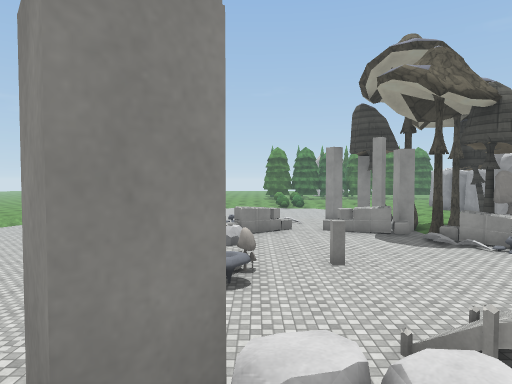
[1] (above)

24 first-person views from a walk through a Unity game level. The camera is 1.5 m above the floor, tilts 2° down and sees 75° across. Doors are open. The floor is counted in squares, 2 m on a side. Each view is taken from the middle of a square. On the plan, view 1 faces up. The plan holds only what a view shows up to about 11 squares ahead; the rest is blank. The place goes on beyond the plan. Surface patterns are stand-ins for the level's own textures.

[2]
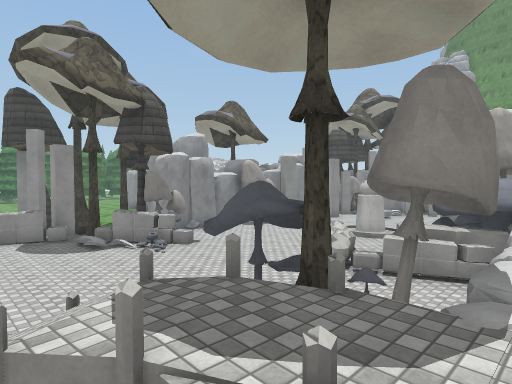

[3]
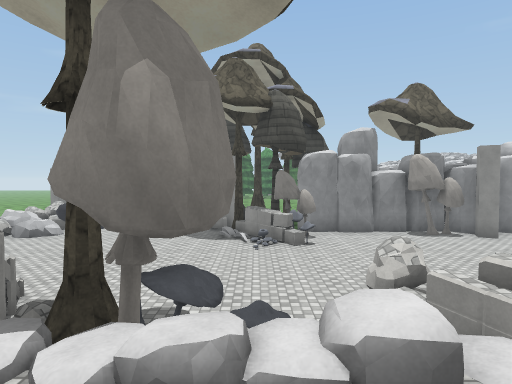

[4]
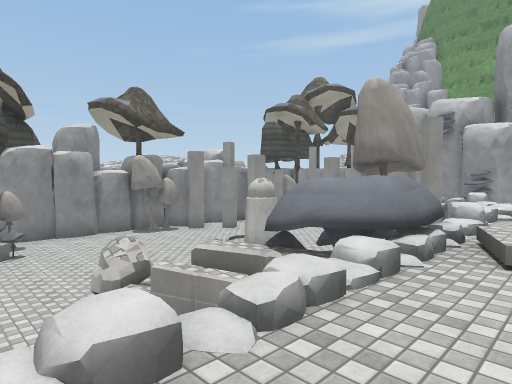

[5]
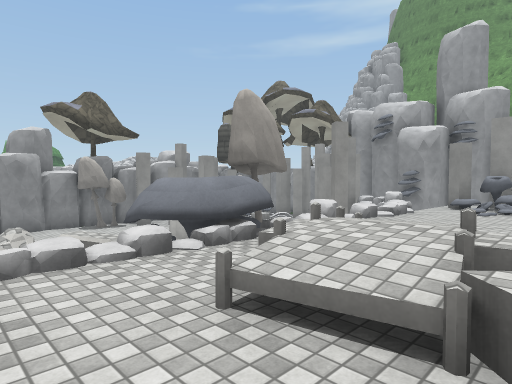

[6]
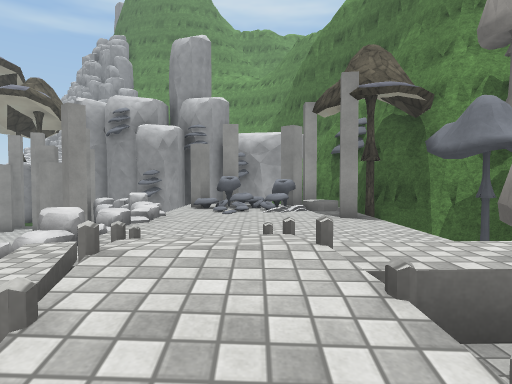

[7]
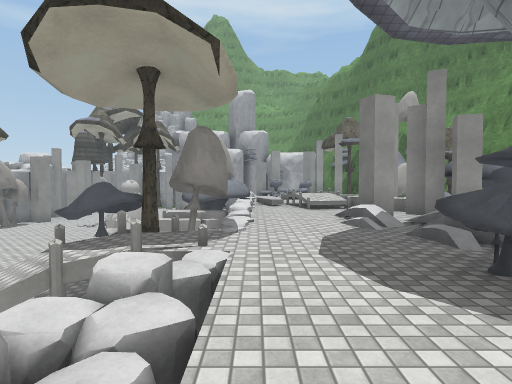

[8]
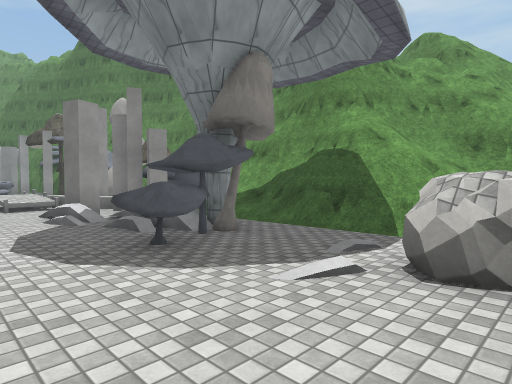

[9]
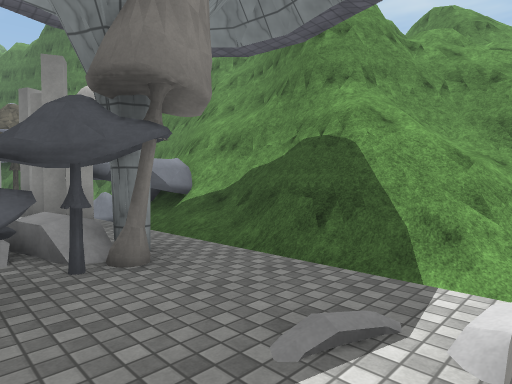

[10]
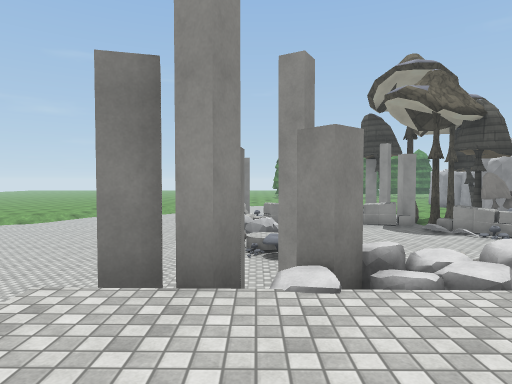

[11]
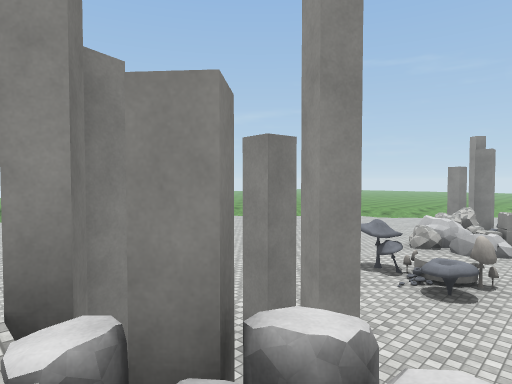

[12]
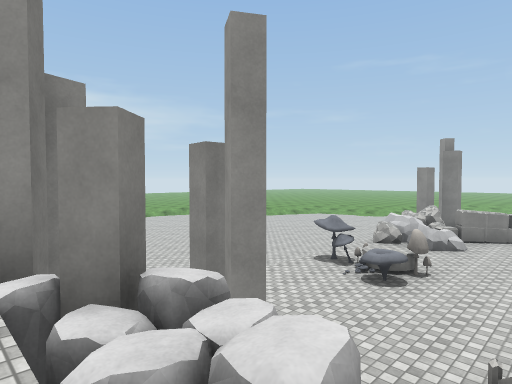

[13]
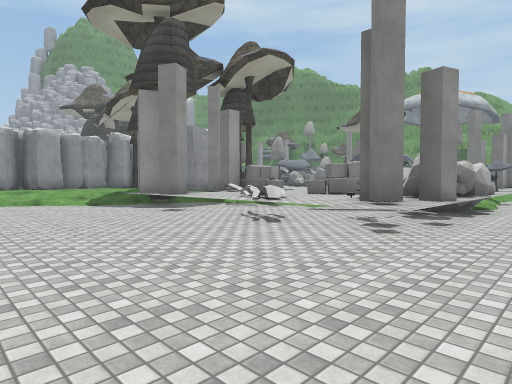

[14]
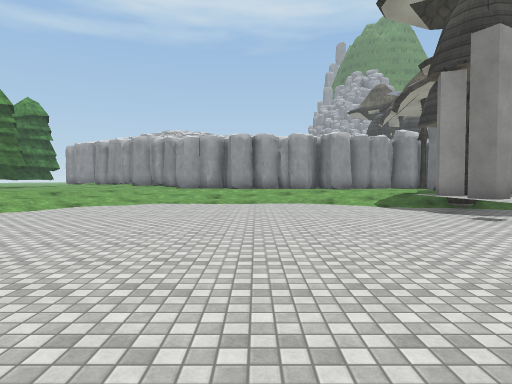

[15]
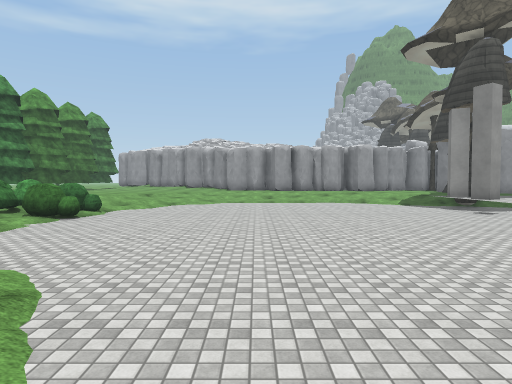

[16]
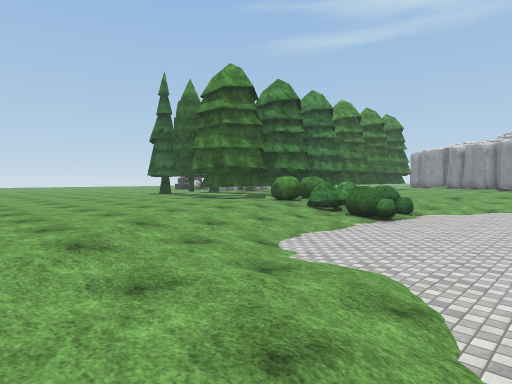

[17]
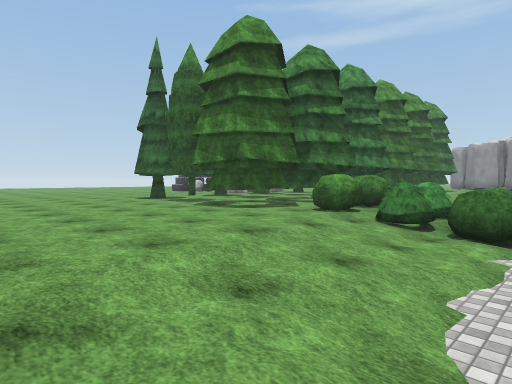

[18]
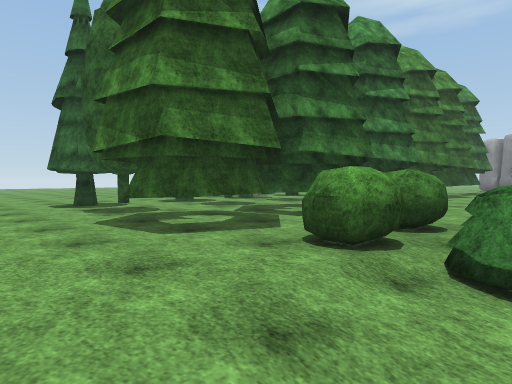

[19]
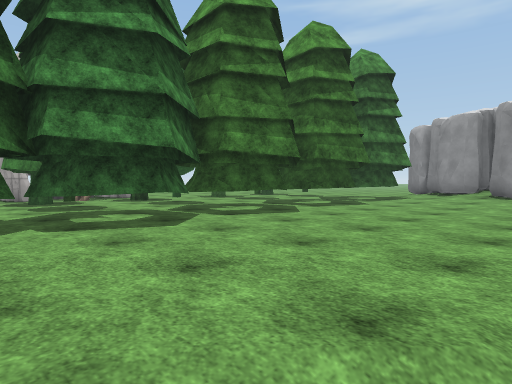

[20]
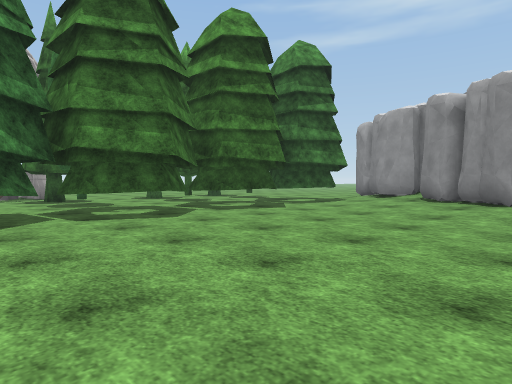

[21]
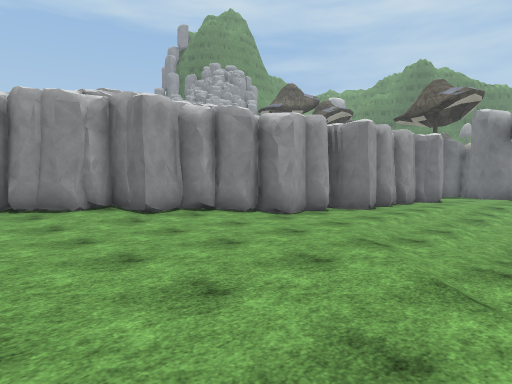

[22]
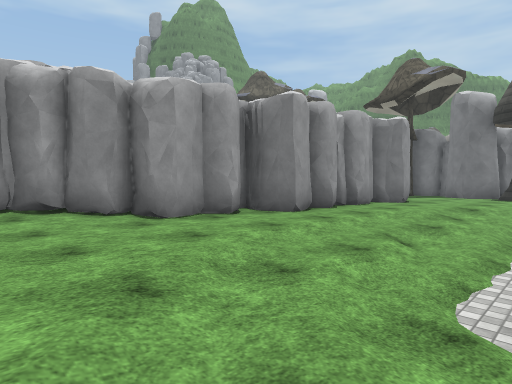

[23]
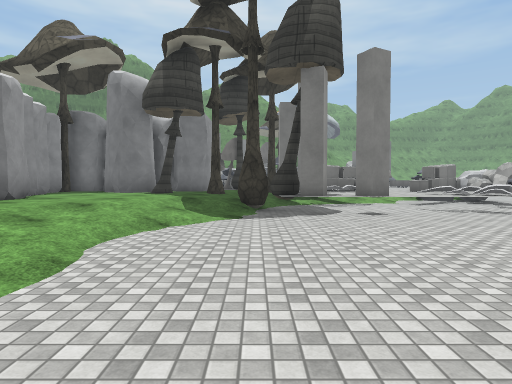

[24]
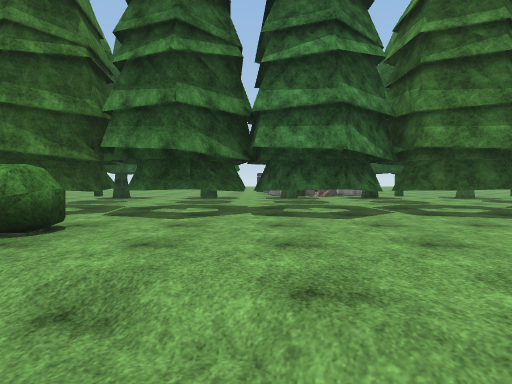

### Floor plan
Key: @ floor where view 1 was taken; # wall or solid block; . main floor; : floor 0.25 m higher than the main floor; - floor 0.25 m lower than the main floor; + floor 0.75 m higher than the main floor; _ floor 0.75 m lower than the main floor; * floor 1.75 m higher than the main floor; % floor 2 m higher than the main floor; & floor 2.5 m higher than the main floor; $ floor 2.75 m higher than the main floor; / step, stairs or slope; D open door; = window, fence, low wall or low ledge; v drop or lower ground; I disc; B bush; T tree; O other object.
Columns run from 6 left of view 1 to 19 right of it. Each row starts with its distance up from view 1.
 38        ...   ####
 37     ......   #O##
 36     ...TT.   #T#T.
 35   .....T#.  .TTT#.O
 34   ......T..O.O..T..T
 33   ...................
 32  ......TTTTT.TTTTTTT.TT
 31  ......T####T####T##T#
 30  ...................../#
 29  .......BBB..........:##
 28  .....//BB..........:/#
 27  ../////BB//........:##
 26 ..//////BB////.....:##
 25 .///_______////....##
 24 ////_________///...#
 23 ////_________///...#
 22 //____________//..##
 21 //____________//..#
 20  _____________///##
 19   ____________//.##
 18   ____________//..#
 17   ____________//.##
 16   ___________//..#
 15   __  ...###_//..##
 14    _#DD..###//....#
 13    _#O....###-....#
 12    _OOOOOO####.##.#
 11    _OOOO.OO# .OOOOO
 10   __OOO....#O OOOOOOO
  9 ____OOO.... OOO..OO#
  8 ____........OOO...
  7 ____OII#..........
  6 ____OII ..........  ..  D#
  5 ____.OO...........OO..  D#
  4 ____.... =....O... ..
  3      # .## OO.OO        OO
  2     #####%OOO.OOO O  # OO
  1     #OOOO%OOOOOOO OOOOOOO
  0     %%@%%%%%%%%%OO******#
 -1     %%%%%%%%%%%%#= *****O
 -2     %%%OO%/=/%%/$v *****O
 -3     #O/%O#///%//&  *** OO#
 -4      //%%//###=#     #  ##
 -5      +/////OO     O#= ####
 -6      //===/OO  OO OOO##

Where each view was taken, in squares from view 1:
view 1: 0 up, 0 right, facing up
view 2: 0 up, 2 right, facing up-right
view 3: 1 down, 6 right, facing up
view 4: 1 down, 6 right, facing up-right
view 5: 3 down, 7 right, facing up-right
view 6: 2 down, 8 right, facing right
view 7: 0 up, 1 left, facing right
view 8: 0 up, 2 left, facing down-right
view 9: 2 down, 1 left, facing down-right
view 10: 2 down, 1 left, facing up
view 11: 0 up, 1 right, facing up-left
view 12: 0 up, 2 right, facing up-left
view 13: 19 up, 4 left, facing down-right
view 14: 19 up, 3 left, facing right
view 15: 21 up, 6 left, facing right
view 16: 22 up, 6 left, facing up-right
view 17: 25 up, 4 left, facing up-right
view 18: 27 up, 1 left, facing up-right
view 19: 26 up, 5 right, facing up-right
view 20: 25 up, 7 right, facing up-right
view 21: 28 up, 7 right, facing down-right
view 22: 25 up, 7 right, facing down-right
view 23: 22 up, 6 right, facing down
view 24: 25 up, 6 right, facing up
